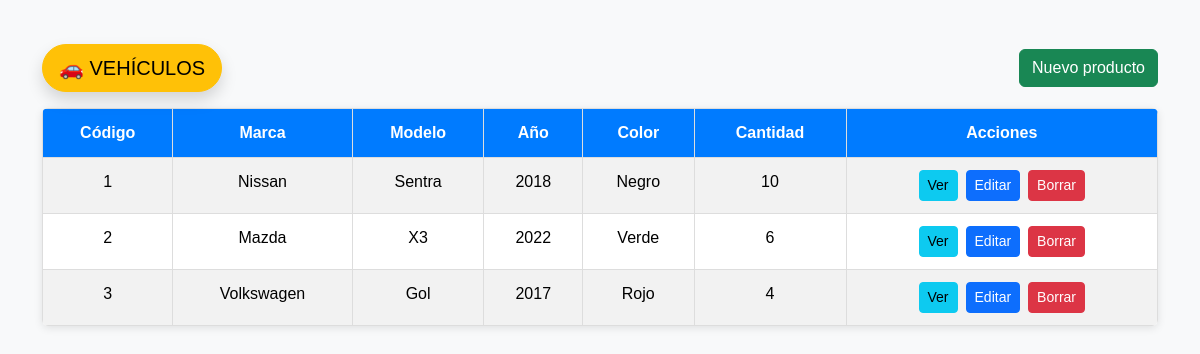
Before: / with the older database file.
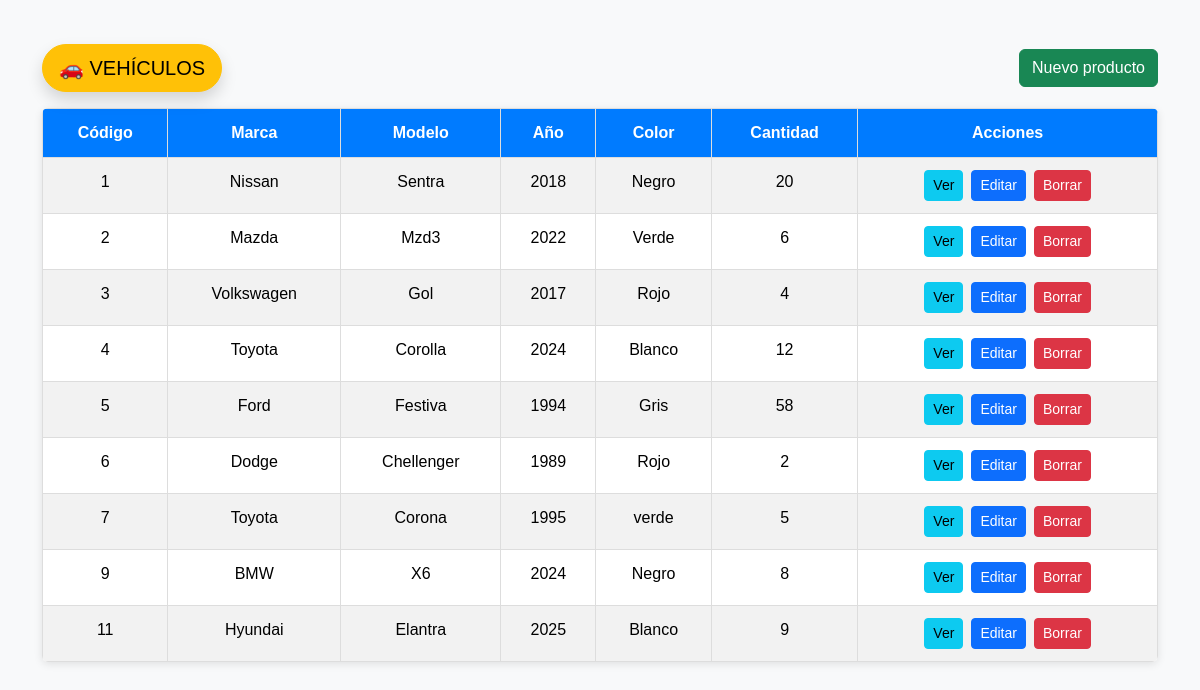
After: the same page with the newer database file.
### pagina/models.py (models this page shows, shortened)
class Producto(models.Model):
  marca = models.CharField(max_length=50)
  modelo = models.CharField(max_length=50)
  anio = models.IntegerField()
  color = models.CharField(max_length=50)
  cantidad = models.IntegerField()

### pagina/views.py (the view)
# urls.py: path('', ProductoListView.as_view(), name='producto_list'),
class ProductoListView(ListView):
    model = Producto
    template_name = 'pagina/producto_list.html'
    context_object_name = 'productos'

### pagina/templates/pagina/producto_list.html (shortened to what this page needs)
{% extends 'pagina/base.html' %}
{% block content %}
<div class="d-flex justify-content-between align-items-center mb-3">
  <h1 class="btn btn-warning btn-lg shadow rounded-pill mb-0">🚗 VEHÍCULOS</h1>
  <a href="{% url 'pagina:producto_create' %}" class="btn btn-success">Nuevo producto</a>
</div>
<table class="table table-striped table-hover tabla-productos">
  <thead class="table-primary">
    <tr>
      <th>Código</th><th>Marca</th><th>Modelo</th><th>Año</th><th>Color</th><th>Cantidad</th><th>Acciones</th>
    </tr>
  </thead>
  <tbody>
    {% for producto in productos %}
      <tr>
        <td>{{ producto.id }}</td>
        <td>{{ producto.marca }}</td>
        <td>{{ producto.modelo }}</td>
        <td>{{ producto.anio }}</td>
        <td>{{ producto.color }}</td>
        <td>{{ producto.cantidad }}</td>
        <td>
          <div class="d-flex justify-content-center gap-2">
            <a href="{% url 'pagina:producto_detail' producto.pk %}" class="btn btn-sm btn-info">Ver</a>
            <a href="{% url 'pagina:producto_edit' producto.pk %}" class="btn btn-sm btn-primary">Editar</a>
            <a href="{% url 'pagina:producto_delete' producto.pk %}" class="btn btn-sm btn-danger">Borrar</a>
          </div>
        </td>
      </tr>
    {% empty %}
      <tr><td colspan="7">No hay productos registrados.</td></tr>
    {% endfor %}
  </tbody>
</table>
{% endblock %}

### pagina/templates/pagina/base.html (shortened to what this page needs)
{% load static %}
<!doctype html>
<html lang="es">
<head>
  <link href="https://cdn.jsdelivr.net/npm/bootstrap@5.3.3/dist/css/bootstrap.min.css" rel="stylesheet">
  <link rel="stylesheet" href="{% static 'pagina/style.css' %}">
</head>
<body class="bg-light">
  <div class="container py-4">
    {% block content %}{% endblock %}
  </div>
</body>
</html>

### pagina/static/pagina/style.css (style rules this page uses)
body { font-family: Arial, sans-serif; background-color: #f8f9fa; padding: 20px; }
h1 { text-align: center; margin-bottom: 20px; color: #333; }
.tabla-productos { width: 100%; border-collapse: collapse; margin: 0 auto; background-color: white; box-shadow: 0 2px 8px rgba(0,0,0,0.1); border-radius: 6px; overflow: hidden; }
.tabla-productos th, .tabla-productos td { border: 1px solid #ddd; padding: 12px; text-align: center; }
.tabla-productos th { background-color: #007BFF; color: white; font-weight: bold; }
.tabla-productos tr:nth-child(even) { background-color: #f2f2f2; }

Changed rows visible on the page:
changed Producto "Nissan": cantidad "10" → "20"
changed Producto "Mazda": modelo "X3" → "Mzd3"
added Producto: id "4", marca "Toyota", modelo "Corolla", anio "2024", color "Blanco", cantidad "12"
added Producto: id "5", marca "Ford", modelo "Festiva", anio "1994", color "Gris", cantidad "58"
added Producto: id "6", marca "Dodge", modelo "Chellenger", anio "1989", color "Rojo", cantidad "2"
added Producto: id "7", marca "Toyota", modelo "Corona", anio "1995", color "verde", cantidad "5"
added Producto: id "9", marca "BMW", modelo "X6", anio "2024", color "Negro", cantidad "8"
added Producto: id "11", marca "Hyundai", modelo "Elantra", anio "2025", color "Blanco", cantidad "9"
